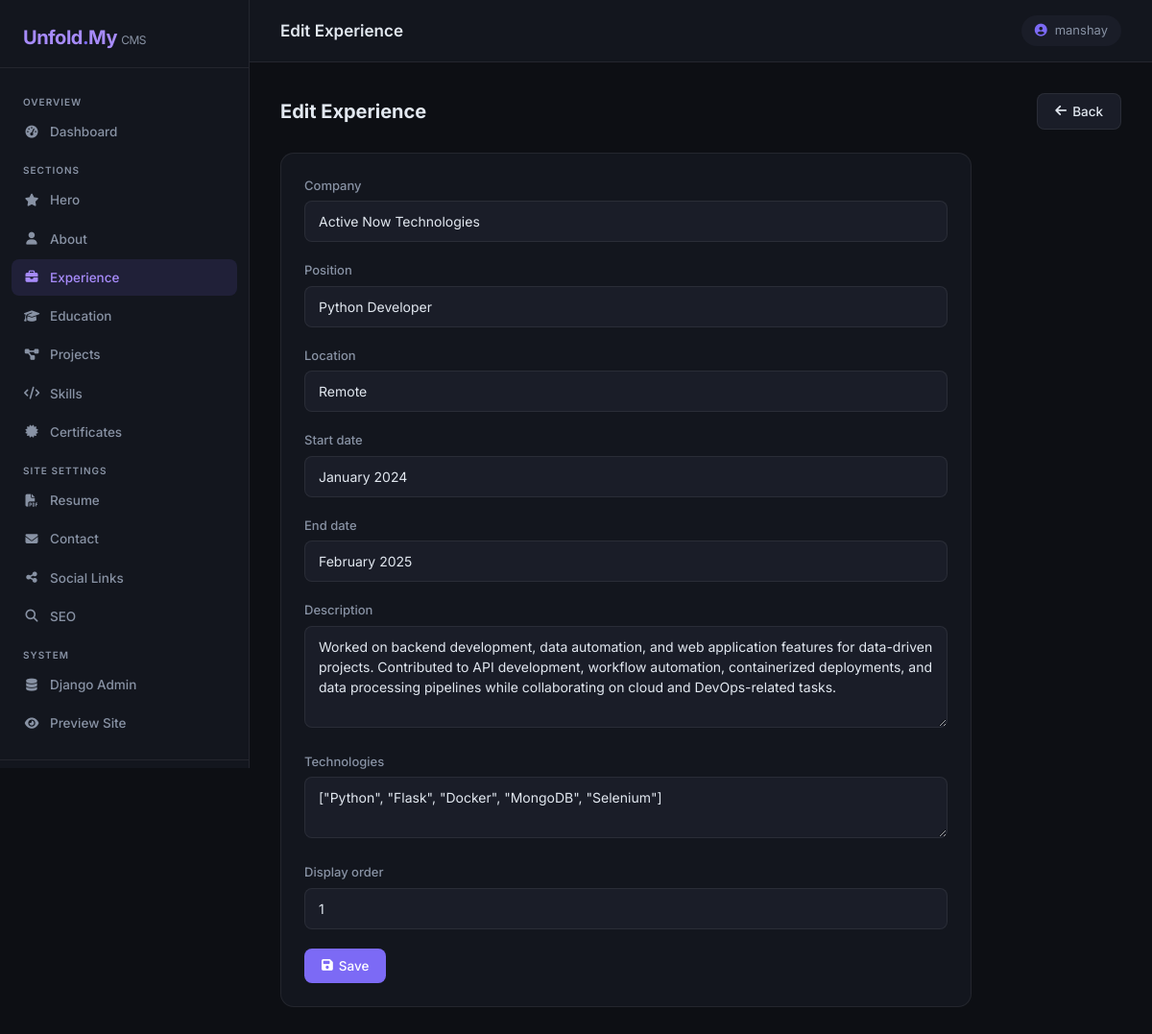
Screenshot of /admin-panel/experience/3/edit/ (signed in) with the database file from the repository.
### profile_1/models.py (models this page shows, shortened)
class Experience(models.Model):
    company = models.CharField(max_length=200)
    position = models.CharField(max_length=200)
    location = models.CharField(max_length=150, blank=True)
    start_date = models.CharField(max_length=30)
    end_date = models.CharField(max_length=30)
    description = models.TextField()
    technologies = models.JSONField(default=list, blank=True)
    display_order = models.PositiveIntegerField(default=0)
    class Meta:
        ordering = ["display_order"]

### profile_1/admin_panel/views.py (the view)
# urls.py: path("experience/<int:pk>/edit/",   views.experience_edit,   name="experience-edit"),
@staff_required
def experience_edit(request, pk):
    obj = get_object_or_404(Experience, pk=pk)
    if request.method == "POST":
        form = ExperienceForm(request.POST, request.FILES, instance=obj)
        if form.is_valid():
            form.save()
            messages.success(request, "Experience updated.")
            return redirect("admin_panel:experience")
    else:
        form = ExperienceForm(instance=obj)
    return render(request, "admin-panel/experience_form.html", {"form": form, "action": "Edit"})

### profile_1/admin_panel/forms.py
class ExperienceForm(forms.ModelForm):
    class Meta:
        model = Experience
        fields = [
            "company", "position", "location",
            "start_date", "end_date", "description",
            "technologies", "display_order",
        ]
        widgets = {
            "description": forms.Textarea(attrs={"rows": 4}),
            "technologies": forms.Textarea(attrs={"rows": 2, "placeholder": '["Python","Django"]'}),
        }

### profile_1/admin_panel/views.py (called while the page is built)
def staff_required(view_func):
    @wraps(view_func)
    def wrapper(request, *args, **kwargs):
        if not (request.user.is_authenticated and request.user.is_staff):
            return redirect("admin_panel:login")
        return view_func(request, *args, **kwargs)
    return wrapper

### profile_1/templates/admin-panel/experience_form.html (shortened to what this page needs)
{% extends "admin-panel/base.html" %}
{% block page_title_header %}{{ action }} Experience{% endblock %}
{% block nav_experience %}active{% endblock %}
{% block content %}
<div class="page-header">
  <h2>{{ action }} Experience</h2>
  <a href="{% url 'admin_panel:experience' %}" class="btn-panel btn-secondary-panel"><i class="fa-solid fa-arrow-left"></i> Back</a>
</div>
<div class="panel-card" style="max-width:720px;">
  <form method="post" enctype="multipart/form-data">
    {% include "admin-panel/includes/form_fields.html" with form=form %}
    <button type="submit" class="btn-panel btn-primary-panel"><i class="fa-solid fa-floppy-disk"></i> Save</button>
  </form>
</div>
{% endblock %}

### profile_1/templates/admin-panel/base.html (shortened to what this page needs)
{% load static %}
<!DOCTYPE html>
<html lang="en">
<head>
  <link rel="stylesheet" href="https://cdn.jsdelivr.net/npm/bootstrap@5.3.2/dist/css/bootstrap.min.css">
  <link rel="stylesheet" href="https://cdnjs.cloudflare.com/ajax/libs/font-awesome/6.5.1/css/all.min.css">
</head>
<body>
  <aside class="sidebar">
    <div class="sidebar-brand">Unfold<span>.</span>My <span style="font-size:12px;font-weight:400;color:var(--muted)">CMS</span></div>
    <nav class="sidebar-nav">
      <div class="nav-section-label">Overview</div>
      <a href="{% url 'admin_panel:dashboard' %}" class="sidebar-link {% block nav_dashboard %}{% endblock %}">
        <i class="fa-solid fa-gauge-high"></i> Dashboard
      </a>
      <div class="nav-section-label">Sections</div>
      <a href="{% url 'admin_panel:hero' %}" class="sidebar-link {% block nav_hero %}{% endblock %}">
        <i class="fa-solid fa-star"></i> Hero
      </a>
      <a href="{% url 'admin_panel:about' %}" class="sidebar-link {% block nav_about %}{% endblock %}">
        <i class="fa-solid fa-user"></i> About
      </a>
      <a href="{% url 'admin_panel:experience' %}" class="sidebar-link {% block nav_experience %}{% endblock %}">
        <i class="fa-solid fa-briefcase"></i> Experience
      </a>
      <a href="{% url 'admin_panel:education' %}" class="sidebar-link {% block nav_education %}{% endblock %}">
        <i class="fa-solid fa-graduation-cap"></i> Education
      </a>
      <a href="{% url 'admin_panel:projects' %}" class="sidebar-link {% block nav_projects %}{% endblock %}">
        <i class="fa-solid fa-diagram-project"></i> Projects
      </a>
      <a href="{% url 'admin_panel:skills' %}" class="sidebar-link {% block nav_skills %}{% endblock %}">
        <i class="fa-solid fa-code"></i> Skills
      </a>
      <a href="{% url 'admin_panel:certifications' %}" class="sidebar-link {% block nav_certifications %}{% endblock %}">
        <i class="fa-solid fa-certificate"></i> Certificates
      </a>
      <div class="nav-section-label">Site Settings</div>
      <a href="{% url 'admin_panel:resume' %}" class="sidebar-link {% block nav_resume %}{% endblock %}">
        <i class="fa-solid fa-file-pdf"></i> Resume
      </a>
      <a href="{% url 'admin_panel:contact' %}" class="sidebar-link {% block nav_contact %}{% endblock %}">
        <i class="fa-solid fa-envelope"></i> Contact
      </a>
      <a href="{% url 'admin_panel:social' %}" class="sidebar-link {% block nav_social %}{% endblock %}">
        <i class="fa-solid fa-share-nodes"></i> Social Links
      </a>
      <a href="{% url 'admin_panel:seo' %}" class="sidebar-link {% block nav_seo %}{% endblock %}">
        <i class="fa-solid fa-magnifying-glass"></i> SEO
      </a>
      <div class="nav-section-label">System</div>
      <a href="/admin/" target="_blank" class="sidebar-link">
        <i class="fa-solid fa-database"></i> Django Admin
      </a>
      <a href="/" target="_blank" class="sidebar-link">
        <i class="fa-solid fa-eye"></i> Preview Site
      </a>
    </nav>
    <div class="sidebar-footer">
    </div>
  </aside>
  <div class="main-content">
    <div class="topbar">
      <h1>{% block page_title_header %}Dashboard{% endblock %}</h1>
      <div class="user-chip"><i class="fa-solid fa-circle-user"></i> {{ request.user.username }}</div>
    </div>
    <div class="page-body">
      {% block content %}{% endblock %}
    </div>
  </div>
</body>
</html>

### profile_1/templates/admin-panel/includes/form_fields.html (shortened to what this page needs)
{% for field in form %}
  <div class="form-group-panel">
    <label class="form-label-panel" for="{{ field.id_for_label }}">{{ field.label }}</label>
    {% if field.field.widget.input_type == 'file' %}
      {% if field.value %}
        <div style="margin-bottom:8px;">
          <a href="{{ field.value.url }}" target="_blank" class="btn-panel btn-secondary-panel btn-sm-panel">
            <i class="fa-solid fa-file"></i> Current file
          </a>
        </div>
      {% endif %}
      <input type="file" name="{{ field.html_name }}" id="{{ field.id_for_label }}" class="form-control-panel" style="padding:8px;">
    {% elif field.field.widget.input_type == 'select' %}
      <select name="{{ field.html_name }}" id="{{ field.id_for_label }}" class="form-control-panel">
        {% for choice_val, choice_label in field.field.choices %}
          <option value="{{ choice_val }}" {% if field.value == choice_val %}selected{% endif %}>{{ choice_label }}</option>
        {% endfor %}
      </select>
    {% else %}
      {% if field.field.widget.attrs.rows %}
        <textarea name="{{ field.html_name }}" id="{{ field.id_for_label }}" class="form-control-panel" rows="{{ field.field.widget.attrs.rows }}" placeholder="{{ field.field.widget.attrs.placeholder|default:'' }}">{{ field.value|default:'' }}</textarea>
      {% else %}
        <input type="{{ field.field.widget.input_type }}" name="{{ field.html_name }}" id="{{ field.id_for_label }}" value="{{ field.value|default:'' }}" class="form-control-panel" placeholder="{{ field.field.widget.attrs.placeholder|default:'' }}">
      {% endif %}
    {% endif %}
  </div>
{% endfor %}

### profile_1/templates/admin-panel/base.html (style rules this page uses)
:root { --sidebar-w: 260px; --bg: #0d0f14; --surface: #13161e; --surface2: #1a1d28; --border: rgba(255,255,255,0.07); --accent: #7c6af5; --accent2: #a78bfa; --text: #e2e8f0; --muted: #8892a4; --danger: #f56565; --success: #48bb78; }
*, *::before, *::after { box-sizing: border-box; }
body { margin: 0; font-family: 'Inter', sans-serif; background: var(--bg); color: var(--text); min-height: 100vh; }
.sidebar { position: fixed; top: 0; left: 0; width: var(--sidebar-w); height: 100vh; background: var(--surface); border-right: 1px solid var(--border); display: flex; flex-direction: column; z-index: 100; overflow-y: auto; }
.sidebar-brand { padding: 24px 24px 16px; font-size: 20px; font-weight: 700; letter-spacing: -0.5px; color: var(--accent2); border-bottom: 1px solid var(--border); }
.sidebar-brand span { color: var(--accent); }
.sidebar-nav { flex: 1; padding: 16px 12px; }
.nav-section-label { font-size: 10px; text-transform: uppercase; letter-spacing: 1px; color: var(--muted); padding: 12px 12px 4px; font-weight: 600; }
.sidebar-link { display: flex; align-items: center; gap: 10px; padding: 9px 12px; border-radius: 8px; font-size: 13.5px; font-weight: 500; color: var(--muted); text-decoration: none; margin-bottom: 2px; transition: all .15s ease; }
.sidebar-link:hover, .sidebar-link.active { background: rgba(124,106,245,.12); color: var(--accent2); }
.sidebar-link i { width: 18px; text-align: center; font-size: 13px; }
.sidebar-footer { padding: 16px; border-top: 1px solid var(--border); }
.main-content { margin-left: var(--sidebar-w); min-height: 100vh; display: flex; flex-direction: column; }
.topbar { position: sticky; top: 0; z-index: 50; background: var(--surface); border-bottom: 1px solid var(--border); padding: 16px 32px; display: flex; align-items: center; justify-content: space-between; }
.topbar h1 { font-size: 17px; font-weight: 600; margin: 0; }
.topbar .user-chip { background: var(--surface2); border-radius: 40px; padding: 6px 14px; font-size: 13px; color: var(--muted); display: flex; align-items: center; gap: 8px; }
.topbar .user-chip i { color: var(--accent); }
.page-body { flex: 1; padding: 32px; }
.panel-card { background: var(--surface); border: 1px solid var(--border); border-radius: 14px; padding: 24px; }
.btn-panel { display: inline-flex; align-items: center; gap: 6px; padding: 8px 18px; border-radius: 8px; font-size: 13.5px; font-weight: 500; border: none; cursor: pointer; text-decoration: none; transition: all .15s; }
.btn-primary-panel { background: var(--accent); color: #fff; }
.btn-secondary-panel { background: var(--surface2); color: var(--text); border: 1px solid var(--border); }
.form-label-panel { font-size: 13px; font-weight: 500; color: var(--muted); margin-bottom: 6px; display: block; }
.form-control-panel { width: 100%; background: var(--surface2); border: 1px solid var(--border); border-radius: 8px; padding: 10px 14px; color: var(--text); font-size: 14px; transition: border-color .15s; outline: none; font-family: inherit; }
.form-group-panel { margin-bottom: 20px; }
.page-header { display: flex; align-items: center; justify-content: space-between; margin-bottom: 24px; }
.page-header h2 { font-size: 20px; font-weight: 700; margin: 0; }

### rows the page displays
Experience: company "Active Now Technologies" "Python Developer" "Remote" "January 2024" "February 2025", description "Worked on backend development, data automation, and web application features for data-driven projects. Contributed to API development, workflow automation, containerized deployments, and data processing pipelines while collaborating on cloud and DevOps-related tasks."

### other values shown
{{ action }} "Edit"
{{ request.user.username }} "manshay"
{{ field.label }} "Company" "Position" "Location" "Start date" "End date" "Description" "Technologies" "Display order"
